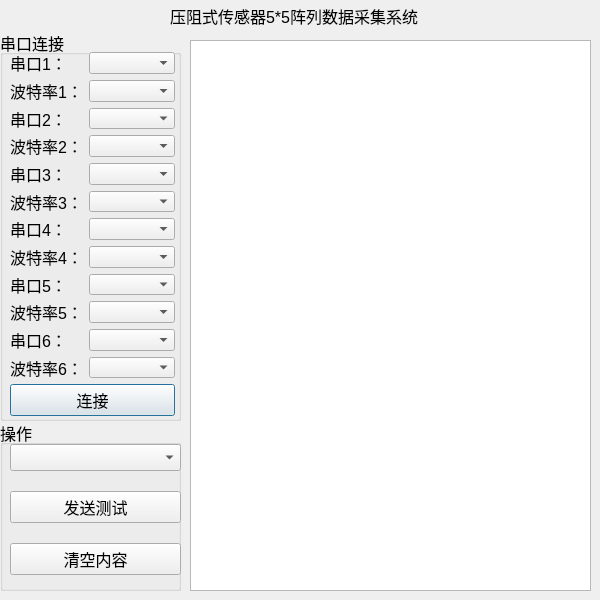
<?xml version="1.0" encoding="UTF-8"?>
<ui version="4.0">
 <class>Dialog</class>
 <widget class="QDialog" name="Dialog">
  <property name="geometry">
   <rect>
    <x>0</x>
    <y>0</y>
    <width>600</width>
    <height>600</height>
   </rect>
  </property>
  <property name="minimumSize">
   <size>
    <width>450</width>
    <height>420</height>
   </size>
  </property>
  <property name="maximumSize">
   <size>
    <width>600</width>
    <height>600</height>
   </size>
  </property>
  <property name="font">
   <font>
    <pointsize>12</pointsize>
   </font>
  </property>
  <property name="windowTitle">
   <string>Dialog</string>
  </property>
  <widget class="QGroupBox" name="groupBox">
   <property name="geometry">
    <rect>
     <x>0</x>
     <y>30</y>
     <width>181</width>
     <height>391</height>
    </rect>
   </property>
   <property name="title">
    <string>串口连接</string>
   </property>
   <widget class="QWidget" name="">
    <property name="geometry">
     <rect>
      <x>10</x>
      <y>22</y>
      <width>165</width>
      <height>364</height>
     </rect>
    </property>
    <layout class="QGridLayout" name="gridLayout_2">
     <item row="0" column="0">
      <layout class="QGridLayout" name="gridLayout">
       <item row="0" column="0">
        <widget class="QLabel" name="label">
         <property name="font">
          <font>
           <pointsize>12</pointsize>
          </font>
         </property>
         <property name="text">
          <string>串口1：</string>
         </property>
        </widget>
       </item>
       <item row="0" column="1">
        <widget class="QComboBox" name="comboBox"/>
       </item>
       <item row="1" column="0">
        <widget class="QLabel" name="label_2">
         <property name="text">
          <string>波特率1：</string>
         </property>
        </widget>
       </item>
       <item row="1" column="1">
        <widget class="QComboBox" name="comboBox_2"/>
       </item>
       <item row="2" column="0">
        <widget class="QLabel" name="label_3">
         <property name="font">
          <font>
           <pointsize>12</pointsize>
          </font>
         </property>
         <property name="text">
          <string>串口2：</string>
         </property>
        </widget>
       </item>
       <item row="2" column="1">
        <widget class="QComboBox" name="comboBox_3"/>
       </item>
       <item row="3" column="0">
        <widget class="QLabel" name="label_4">
         <property name="text">
          <string>波特率2：</string>
         </property>
        </widget>
       </item>
       <item row="3" column="1">
        <widget class="QComboBox" name="comboBox_4"/>
       </item>
       <item row="4" column="0">
        <widget class="QLabel" name="label_5">
         <property name="font">
          <font>
           <pointsize>12</pointsize>
          </font>
         </property>
         <property name="text">
          <string>串口3：</string>
         </property>
        </widget>
       </item>
       <item row="4" column="1">
        <widget class="QComboBox" name="comboBox_5"/>
       </item>
       <item row="5" column="0">
        <widget class="QLabel" name="label_6">
         <property name="text">
          <string>波特率3：</string>
         </property>
        </widget>
       </item>
       <item row="5" column="1">
        <widget class="QComboBox" name="comboBox_6"/>
       </item>
       <item row="6" column="0">
        <widget class="QLabel" name="label_7">
         <property name="font">
          <font>
           <pointsize>12</pointsize>
          </font>
         </property>
         <property name="text">
          <string>串口4：</string>
         </property>
        </widget>
       </item>
       <item row="6" column="1">
        <widget class="QComboBox" name="comboBox_7"/>
       </item>
       <item row="7" column="0">
        <widget class="QLabel" name="label_8">
         <property name="text">
          <string>波特率4：</string>
         </property>
        </widget>
       </item>
       <item row="7" column="1">
        <widget class="QComboBox" name="comboBox_8"/>
       </item>
       <item row="8" column="0">
        <widget class="QLabel" name="label_9">
         <property name="font">
          <font>
           <pointsize>12</pointsize>
          </font>
         </property>
         <property name="text">
          <string>串口5：</string>
         </property>
        </widget>
       </item>
       <item row="8" column="1">
        <widget class="QComboBox" name="comboBox_9"/>
       </item>
       <item row="9" column="0">
        <widget class="QLabel" name="label_10">
         <property name="text">
          <string>波特率5：</string>
         </property>
        </widget>
       </item>
       <item row="9" column="1">
        <widget class="QComboBox" name="comboBox_10"/>
       </item>
       <item row="10" column="0">
        <widget class="QLabel" name="label_12">
         <property name="font">
          <font>
           <pointsize>12</pointsize>
          </font>
         </property>
         <property name="text">
          <string>串口6：</string>
         </property>
        </widget>
       </item>
       <item row="10" column="1">
        <widget class="QComboBox" name="comboBox_11"/>
       </item>
       <item row="11" column="0">
        <widget class="QLabel" name="label_13">
         <property name="text">
          <string>波特率6：</string>
         </property>
        </widget>
       </item>
       <item row="11" column="1">
        <widget class="QComboBox" name="comboBox_12"/>
       </item>
      </layout>
     </item>
     <item row="1" column="0">
      <widget class="QPushButton" name="pushButton">
       <property name="text">
        <string>连接</string>
       </property>
      </widget>
     </item>
    </layout>
   </widget>
  </widget>
  <widget class="QTextBrowser" name="textBrowser">
   <property name="geometry">
    <rect>
     <x>190</x>
     <y>40</y>
     <width>401</width>
     <height>551</height>
    </rect>
   </property>
   <property name="minimumSize">
    <size>
     <width>256</width>
     <height>381</height>
    </size>
   </property>
   <property name="maximumSize">
    <size>
     <width>600</width>
     <height>600</height>
    </size>
   </property>
  </widget>
  <widget class="QLabel" name="label_11">
   <property name="geometry">
    <rect>
     <x>170</x>
     <y>0</y>
     <width>251</width>
     <height>31</height>
    </rect>
   </property>
   <property name="text">
    <string>压阻式传感器5*5阵列数据采集系统</string>
   </property>
  </widget>
  <widget class="QGroupBox" name="groupBox_2">
   <property name="geometry">
    <rect>
     <x>0</x>
     <y>420</y>
     <width>181</width>
     <height>171</height>
    </rect>
   </property>
   <property name="title">
    <string>操作</string>
   </property>
   <widget class="QWidget" name="">
    <property name="geometry">
     <rect>
      <x>10</x>
      <y>10</y>
      <width>171</width>
      <height>161</height>
     </rect>
    </property>
    <layout class="QVBoxLayout" name="verticalLayout">
     <item>
      <widget class="QComboBox" name="comboBox_13"/>
     </item>
     <item>
      <widget class="QPushButton" name="pushButton_2">
       <property name="text">
        <string>发送测试</string>
       </property>
      </widget>
     </item>
     <item>
      <widget class="QPushButton" name="pushButton_3">
       <property name="text">
        <string>清空内容</string>
       </property>
      </widget>
     </item>
    </layout>
   </widget>
  </widget>
 </widget>
 <resources/>
 <connections/>
</ui>
